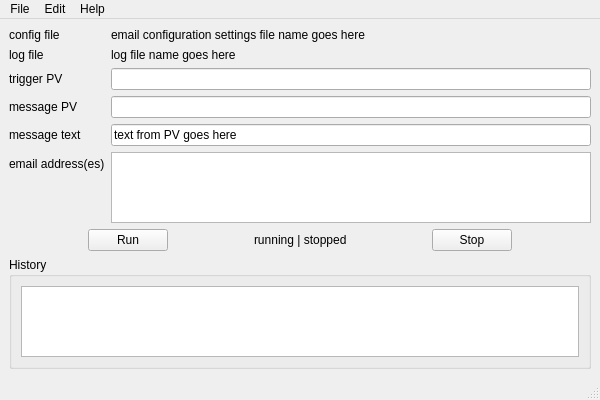
<?xml version="1.0" encoding="UTF-8"?>
<ui version="4.0">
 <class>MainWindow</class>
 <widget class="QMainWindow" name="MainWindow">
  <property name="geometry">
   <rect>
    <x>0</x>
    <y>0</y>
    <width>600</width>
    <height>400</height>
   </rect>
  </property>
  <property name="windowTitle">
   <string>pvMail</string>
  </property>
  <property name="windowIcon">
   <iconset>
    <normaloff>logo-icon.png</normaloff>logo-icon.png</iconset>
  </property>
  <widget class="QWidget" name="centralwidget">
   <layout class="QGridLayout" name="gridLayout">
    <item row="0" column="0">
     <widget class="QSplitter" name="splitter">
      <property name="orientation">
       <enum>Qt::Vertical</enum>
      </property>
      <widget class="QWidget" name="verticalLayoutWidget">
       <layout class="QVBoxLayout" name="verticalLayout_2">
        <item>
         <layout class="QFormLayout" name="formLayout_2">
          <item row="2" column="0">
           <widget class="QLabel" name="label">
            <property name="text">
             <string>trigger PV</string>
            </property>
           </widget>
          </item>
          <item row="3" column="0">
           <widget class="QLabel" name="label_2">
            <property name="text">
             <string>message PV</string>
            </property>
           </widget>
          </item>
          <item row="5" column="0">
           <widget class="QLabel" name="label_3">
            <property name="text">
             <string>email address(es)</string>
            </property>
           </widget>
          </item>
          <item row="2" column="1">
           <widget class="QLineEdit" name="triggerPV"/>
          </item>
          <item row="3" column="1">
           <widget class="QLineEdit" name="messagePV"/>
          </item>
          <item row="5" column="1">
           <widget class="QListView" name="emails">
            <property name="tabKeyNavigation">
             <bool>true</bool>
            </property>
            <property name="alternatingRowColors">
             <bool>true</bool>
            </property>
           </widget>
          </item>
          <item row="0" column="0">
           <widget class="QLabel" name="label_4">
            <property name="text">
             <string>config file</string>
            </property>
           </widget>
          </item>
          <item row="0" column="1">
           <widget class="QLabel" name="config_file_name">
            <property name="text">
             <string>email configuration settings file name goes here</string>
            </property>
           </widget>
          </item>
          <item row="4" column="0">
           <widget class="QLabel" name="label_5">
            <property name="text">
             <string>message text</string>
            </property>
           </widget>
          </item>
          <item row="4" column="1">
           <widget class="QLineEdit" name="messagePV_text">
            <property name="text">
             <string>text from PV goes here</string>
            </property>
           </widget>
          </item>
          <item row="1" column="0">
           <widget class="QLabel" name="label_6">
            <property name="text">
             <string>log file</string>
            </property>
           </widget>
          </item>
          <item row="1" column="1">
           <widget class="QLabel" name="log_file_name">
            <property name="text">
             <string>log file name goes here</string>
            </property>
           </widget>
          </item>
         </layout>
        </item>
        <item>
         <layout class="QHBoxLayout" name="horizontalLayout">
          <item>
           <spacer name="horizontalSpacer_2">
            <property name="orientation">
             <enum>Qt::Horizontal</enum>
            </property>
            <property name="sizeHint" stdset="0">
             <size>
              <width>40</width>
              <height>20</height>
             </size>
            </property>
           </spacer>
          </item>
          <item>
           <widget class="QPushButton" name="w_btn_run">
            <property name="text">
             <string>Run</string>
            </property>
           </widget>
          </item>
          <item>
           <spacer name="horizontalSpacer_3">
            <property name="orientation">
             <enum>Qt::Horizontal</enum>
            </property>
            <property name="sizeHint" stdset="0">
             <size>
              <width>40</width>
              <height>20</height>
             </size>
            </property>
           </spacer>
          </item>
          <item>
           <widget class="QLabel" name="w_running_stopped">
            <property name="text">
             <string>running | stopped</string>
            </property>
           </widget>
          </item>
          <item>
           <spacer name="horizontalSpacer_4">
            <property name="orientation">
             <enum>Qt::Horizontal</enum>
            </property>
            <property name="sizeHint" stdset="0">
             <size>
              <width>40</width>
              <height>20</height>
             </size>
            </property>
           </spacer>
          </item>
          <item>
           <widget class="QPushButton" name="w_btn_stop">
            <property name="text">
             <string>Stop</string>
            </property>
           </widget>
          </item>
          <item>
           <spacer name="horizontalSpacer">
            <property name="orientation">
             <enum>Qt::Horizontal</enum>
            </property>
            <property name="sizeHint" stdset="0">
             <size>
              <width>40</width>
              <height>20</height>
             </size>
            </property>
           </spacer>
          </item>
         </layout>
        </item>
       </layout>
      </widget>
     </widget>
    </item>
    <item row="1" column="0">
     <widget class="QGroupBox" name="groupBox">
      <property name="title">
       <string>History</string>
      </property>
      <layout class="QGridLayout" name="gridLayout_2">
       <item row="0" column="0">
        <widget class="QTextBrowser" name="history"/>
       </item>
      </layout>
     </widget>
    </item>
   </layout>
  </widget>
  <widget class="QMenuBar" name="menubar">
   <property name="geometry">
    <rect>
     <x>0</x>
     <y>0</y>
     <width>600</width>
     <height>21</height>
    </rect>
   </property>
   <widget class="QMenu" name="menuFile">
    <property name="title">
     <string>File</string>
    </property>
    <addaction name="actionSend_test_email"/>
    <addaction name="separator"/>
    <addaction name="actionE_xit"/>
   </widget>
   <widget class="QMenu" name="menuEdit">
    <property name="title">
     <string>Edit</string>
    </property>
   </widget>
   <widget class="QMenu" name="menuHelp">
    <property name="title">
     <string>Help</string>
    </property>
    <addaction name="actionAbout_pvMail"/>
   </widget>
   <addaction name="menuFile"/>
   <addaction name="menuEdit"/>
   <addaction name="menuHelp"/>
  </widget>
  <widget class="QStatusBar" name="statusbar"/>
  <action name="actionAbout_pvMail">
   <property name="text">
    <string>About pvMail</string>
   </property>
  </action>
  <action name="actionE_xit">
   <property name="text">
    <string>E&amp;xit</string>
   </property>
  </action>
  <action name="actionSend_test_email">
   <property name="text">
    <string>send test email</string>
   </property>
  </action>
 </widget>
 <resources/>
 <connections/>
</ui>
